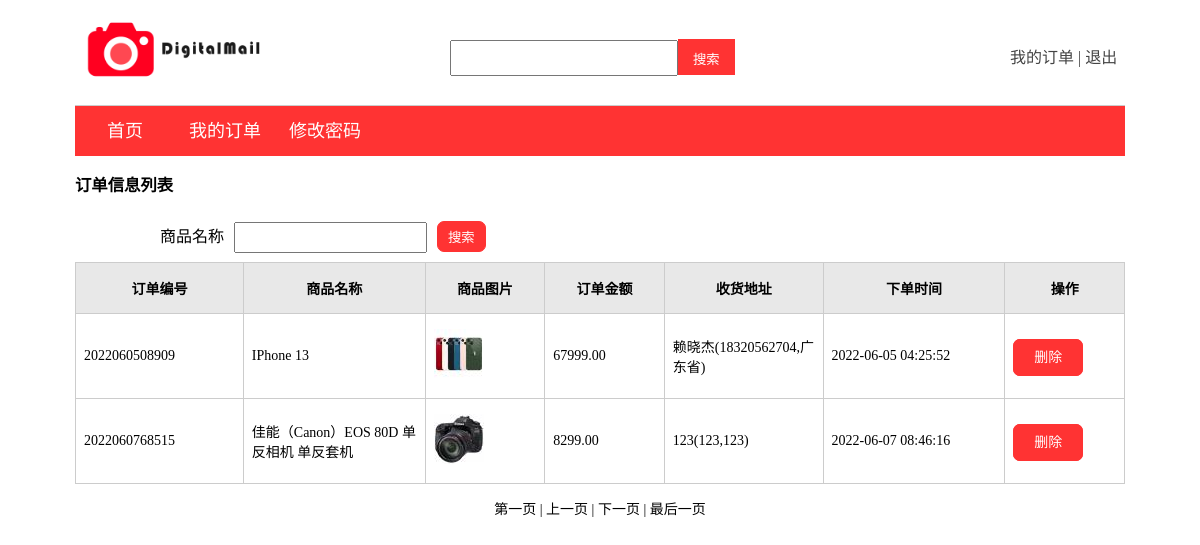
The app's page /ashuma/myOrderList.php (signed in) with its own data.
### tables this page shows
CREATE TABLE `tb_order`  (
  `id` int(0) UNSIGNED NOT NULL AUTO_INCREMENT,
  `user_id` int(0) NULL DEFAULT NULL,
  `goods_id` int(0) NULL DEFAULT NULL,
  `order_sn` varchar(50) NULL DEFAULT NULL COMMENT '订单号',
  `order_money` float(10, 2) NULL DEFAULT NULL COMMENT '订单金额',
  `consignee` varchar(20) NULL DEFAULT NULL COMMENT '收货人',
  `phone` varchar(50) NULL DEFAULT NULL,
  `address` varchar(200) NULL DEFAULT NULL COMMENT '收货地址',
  `createtime` datetime(0) NULL DEFAULT NULL,
  `updatetime` datetime(0) NULL DEFAULT NULL,
  PRIMARY KEY (`id`) USING BTREE
);

CREATE TABLE `goods`  (
  `id` int(0) UNSIGNED NOT NULL AUTO_INCREMENT,
  `name` varchar(500) NOT NULL,
  `typeid` int(0) UNSIGNED NOT NULL,
  `price` double(8, 2) UNSIGNED NOT NULL,
  `total` int(0) UNSIGNED NOT NULL,
  `pic` varchar(32) NOT NULL,
  `note` text NULL,
  `addtime` int(0) UNSIGNED NOT NULL,
  `updatetime` datetime(0) NULL DEFAULT NULL,
  PRIMARY KEY (`id`) USING BTREE
);

### ashuma/dbconfig.php (called while the page is built, shortened)
<?php
$front_list_num = 8;

### ashuma/myOrderList.php (the view, shortened to what this page needs)
<!doctype html>
<html>
	<head>
		<link rel="stylesheet" href="css/mystyle.css" type="text/css"/>
	</head>
	<body class="shop_body">
			<?php
				include 'front-top.php';
			?>
			<h3>订单信息列表</h3>
			<div class="admin_search_bar">
				<form action="<?php echo $_SERVER['PHP_SELF'];?>">
					<ul>
						<li><label>商品名称</label><input type="text" class="txt" name="keyword" autocomplete="off" value="<?php if(isset($_GET['keyword'])) echo $_GET['keyword'];?>"></li>
						<li><button class="op_btn">搜索</button></li>
					</ul>
				</form>
			</div>
			<table border="1" style="width:100%;" class="frm_table">
				<tr>
					<th>订单编号</th>
					<th>商品名称</th>
					<th>商品图片</th>
					<th>订单金额</th>
					<th>收货地址</th>
					<th>下单时间</th>
					<th>操作</th>
				</tr>
				<?php
					require("dbconfig.php");
					if(!isset($_GET["page"])){
						$page=1;
					}else{
						$page=$_GET["page"];
					}
					$temp=($page-1)*$front_list_num;
					if(!isset($_GET['keyword'])){
						$keyword = "";
					}else{
						$keyword = trim($_GET['keyword']);
					}
					$sql_count = "SELECT count(*) as total FROM tb_order a, `user` b, goods c WHERE a.user_id=b.id AND a.goods_id=c.id ";
					$sql_count .= " AND a.user_id=".$_SESSION['userId'];
					$result = mysql_query($sql_count);
					if($result){
						$res = mysql_fetch_array($result);
						$num = $res['total'];
					}else{
						$num = 0;
					}
					$p_count=ceil($num/$front_list_num);
					$sql = "SELECT a.*,b.username,c.`name` as `goods_name`,c.pic FROM tb_order a, `user` b, goods c WHERE a.user_id=b.id AND a.goods_id=c.id ";
					$sql .= " AND a.user_id=".$_SESSION['userId'];
					$sql .= " limit {$temp},{$front_list_num}";
					$result = mysql_query($sql);
					while($result && $row = mysql_fetch_assoc($result)){
						echo "<tr>";
						echo "<td width='40'>{$row['order_sn']}</td>";
						echo "<td width='100'>{$row['goods_name']}</td>";
						echo "<td width='60'><img src='./uploads/s_{$row['pic']}'/></td>";
						echo "<td width='60'>{$row['order_money']}</td>";
						echo "<td width='60'>{$row['consignee']}({$row['phone']},{$row['address']})</td>";
						echo "<td width='100'>".$row['createtime']."</td>";
						echo "<td width='60'>
								<a href='myOrderAction.php?action=del&id={$row['id']}' class='op_btn'>删除</a>";
						echo "</tr>";
					}
				?>
			</table>
			<?php
			if($num > 0){
				$prev_page=$page-1;
				$next_page=$page+1;
				echo "<p align=\"center\"> ";
				if ($page<=1)
				{
					echo "第一页 | ";
				}
				else
				{
					echo "<a href='".$_SERVER['PHP_SELF']."?page=1&keyword={$keyword}'>第一页</a> | ";
				}
				if ($prev_page<1)
				{
					echo "上一页 | ";
				}
				else
				{
					echo "<a href='".$_SERVER['PHP_SELF']."?page=$prev_page&keyword={$keyword}'>上一页</a> | ";
				}
				if ($next_page>$p_count)
				{
					echo "下一页 | ";
				}
				else
				{
					echo "<a href='".$_SERVER['PHP_SELF']."?page=$next_page&keyword={$keyword}' class='underline'>下一页</a> | ";
				}
				if ($page>=$p_count)
				{
					echo "最后一页</p>\n";
				}
				else
				{
					echo "<a href='".$_SERVER['PHP_SELF']."?page=$p_count&keyword={$keyword}'>最后一页</a></p>\n";
				}
			}else{
				echo "<P align='center'>暂时还没有记录！</p>";
			}
			?>
	</body>
</html>

### ashuma/front-top.php (shortened to what this page needs)
<head>
    <link rel="stylesheet" href="css/mystyle.css" type="text/css">
</head>
<div class="shop_header">
    	<h1 style="color: #3366FF;"><img src="uploads/logo.png" class="logo"></h1>
    	<div class="search_bar" style="margin-top: 15px;">
    		<form action="<?php echo $_SERVER['PHP_SELF'];?>">
    			<input type="text" name="searchword" autocomplete="off" value="<?php if(isset($_GET['searchword'])) echo $_GET['searchword'];?>"><button class="op_btn" style="border-radius: 0;border: 0;height: 36px;">搜索</button>
    		</form>
    	</div>
    	<div class="login_register_bar" style="margin-top: 20px;">
    		<?php
    			if(isset($_SESSION) && isset($_SESSION['userId']) && $_SESSION['userId']){
    		?>
    		<?php
    				if($_SESSION['adminId']){
    		?>
			<a href="admin.php">系统管理</a>
			<span>|</span>
			<a href="loginAction.php?act=logout">退出</a>
    		<?php
    				}else{
    		?>
    		<a href="myOrderList.php">我的订单</a>
    		<span>|</span>
    		<a href="loginAction.php?act=logout">退出</a>
    		<?php
    				}
    		?>
    		<?php
    			}
    		?>
    	</div>
    </div>
    <div class="shop_nav">
    	<ul>
    		<a href="index.php"><li>首页</li></a>
    		<a href="myOrderList.php"><li>我的订单</li></a>
    		<?php
    			if(isset($_SESSION) && isset($_SESSION['userId']) && $_SESSION['userId']){
    		?>
    		<a href="updatePwd.php"><li>修改密码</li></a>
    		<?php
    			}
    		?>
    	</ul>
    </div>

### ashuma/css/mystyle.css (style rules this page uses)
html, body, form { margin:0; padding:0; }
body { background: #fff; font-size: 12px; background-color: #ffffff; }
img { border:0; }
ul,li { list-style:none; margin:0; padding:0; }
a:link { color: #fff; text-decoration: none; }
body { font-size: 14px; color: #000000; text-decoration: none; }
td { border-top-width: 1px; border-right-width: 1px; border-bottom-width: 1px; border-left-width: 1px; border-top-style: none; border-right-style: none; border-bottom-style: dashed; border-left-style: none; border-top-color: #999999; border-right-color: #999999; border-bottom-color: #999999; border-left-color: #999999; }
table { border: 1px solid #000000; border-collapse: collapse; }
table th { background-color: #E8E8E8; }
table th, table td { border: solid 1px #ccc; padding: 15px 8px; }
.frm_table { margin:0 auto;width: 1250px; }
.op_btn { background:#ff3333;border-radius: 7px; padding:10px 20px;border:1px solid #ff3333;color: #fff; }
.admin_search_bar { width:900px;margin:0 auto;line-height:50px;overflow:hidden; }
.admin_search_bar ul li .txt { line-height:25px;padding-left:10px; }
.admin_search_bar ul li label { padding-right:10px; }
.admin_search_bar ul li button { padding:5px 10px; }
.admin_search_bar ul li { display:inline-block;float:left;padding-left:10px;font-size:16px; }
.shop_body { width:1050px;margin:0 auto; }
.shop_header { border-bottom:1px solid #ccc;position:relative; }
.search_bar { width:300px;position:absolute;left:50%;top:5px;margin-left:-150px; }
.search_bar input { line-height:30px;width:220px;text-indent:5px;font-size:18px; }
.search_bar button { padding:10px 15px;background:#ff3333;color:#fff;border:none; }
.login_register_bar { width:115px;position:absolute;right:0;top:5px;font-size:16px; }
.login_register_bar a { display:inline-block;text-decoration:none;color:#444444; }
.login_register_bar span { display:inline-block;text-decoration:none;color:#444444; }
.shop_nav { background:#ff3333;height:50px; }
.shop_nav ul { line-height:50px; }
.shop_nav ul li { display:inline-block;float:left;width:100px;text-align:center; }
.shop_nav ul a li { color:#fff;font-size:18px;text-decoration:none; }
.logo { height:60px; }

### records on screen
tb_order: order_sn "2022060508909", goods.name "IPhone 13", goods.pic (picture), order_money "67999.00", consignee "赖晓杰", phone "18320562704", address "广东省", createtime "2022-06-05 04:25:52"
tb_order: order_sn "2022060768515", goods.name "佳能（Canon）EOS 80D 单反相机 单反套机", goods.pic (picture), order_money "8299.00", consignee "123", phone "123", address "123", createtime "2022-06-07 08:46:16"
